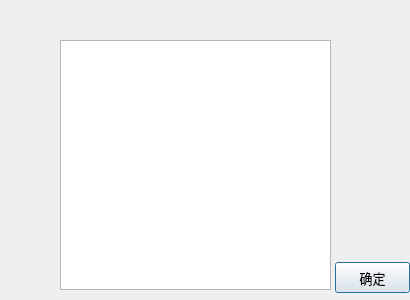
<?xml version="1.0" encoding="UTF-8"?>
<ui version="4.0">
 <class>BookmarkBrowser</class>
 <widget class="QDialog" name="BookmarkBrowser">
  <property name="geometry">
   <rect>
    <x>0</x>
    <y>0</y>
    <width>410</width>
    <height>300</height>
   </rect>
  </property>
  <property name="windowTitle">
   <string>Dialog</string>
  </property>
  <widget class="QPushButton" name="pbtn_ok">
   <property name="geometry">
    <rect>
     <x>335</x>
     <y>262</y>
     <width>75</width>
     <height>31</height>
    </rect>
   </property>
   <property name="font">
    <font>
     <pointsize>10</pointsize>
    </font>
   </property>
   <property name="text">
    <string>确定</string>
   </property>
  </widget>
  <widget class="QListWidget" name="lwt_bookmarks">
   <property name="geometry">
    <rect>
     <x>60</x>
     <y>40</y>
     <width>271</width>
     <height>250</height>
    </rect>
   </property>
   <property name="font">
    <font>
     <pointsize>12</pointsize>
    </font>
   </property>
  </widget>
  <widget class="QLabel" name="lab_fileName">
   <property name="geometry">
    <rect>
     <x>10</x>
     <y>10</y>
     <width>371</width>
     <height>21</height>
    </rect>
   </property>
   <property name="font">
    <font>
     <pointsize>11</pointsize>
    </font>
   </property>
   <property name="text">
    <string/>
   </property>
  </widget>
 </widget>
 <resources/>
 <connections/>
</ui>
